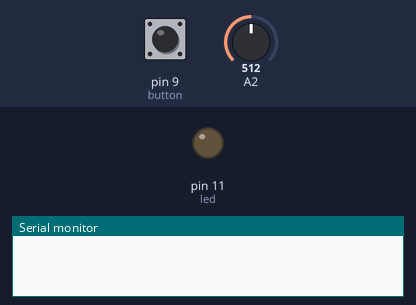
Bench run of a sketch on a simulated Arduino Uno, built with avr-gcc and run on an emulated ATmega328P. On the bench: output pins drawn as LEDs (lit = HIGH), the last lines printed to the serial monitor. Dashed ring = blinking. The inputs (shaded band) are chosen by the test bench; at power-on: pin 9 (button) LOW, A2 = 512.

Above: at 1.2 s.
1.3 s: pin 9 (button) pulled HIGH for 1 s
At 2.4 s:
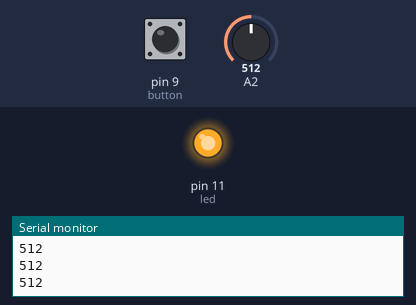
3.8 s: pin 9 (button) pulled HIGH for 0.15 s
At 4.8 s:
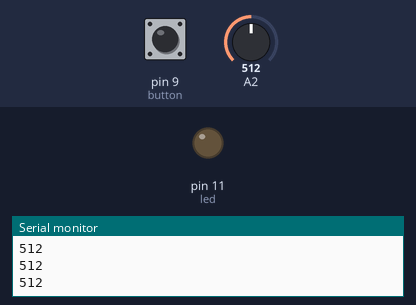
5.4 s: pin 9 (button) pulled HIGH for 3.2 s
At 5.5 s:
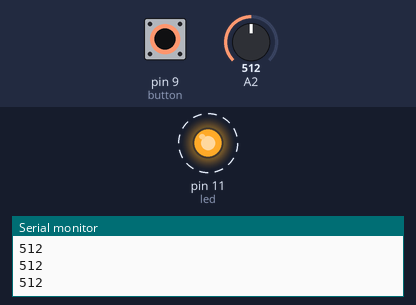
Timing chart, 0 to 9.9 s (numbered marks = the images above; inputs shaded):
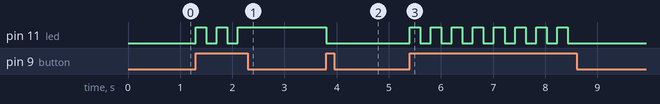

Measured:
- after the input at 1.3 s, pin 11 (led): alternates HIGH for 0.20 s and LOW for 0.20 s, 5 changes in all, then stays HIGH, starting at once
- after the input at 3.8 s, pin 11 (led): HIGH → LOW at once
- after the input at 5.4 s, pin 11 (led): alternates HIGH for 0.20 s and LOW for 0.20 s, 16 changes in all, then stays LOW, starting at once

The sketch:

remoteCommunication.ino
```cpp
//Wiring code generated from an ArduinoML model
// Application name: foo

long debounce = 200;
bool startTimer = false;
long startTime; // Used for temporal transitions
enum STATE {on, off};

STATE currentState = off;

bool buttonBounceGuard = false;
long buttonLastDebounceTime = 0;


bool thermicSensorBounceGuard = false;
long thermicSensorLastDebounceTime = 0;


	void setup(){
        Serial.begin(9600);
		pinMode(9, INPUT); // button [Sensor]
		pinMode(10, INPUT); // thermicSensor [Sensor]
		pinMode(11, OUTPUT); // led [Actuator]
	}
	void loop() {
              char incomingChar = Serial.read(); // Read the incoming character

			switch(currentState){

				case on:
					digitalWrite(11,HIGH);
                    Serial.println(analogRead(10));

                    if (startTimer == false) {
                      startTime = millis();
                      startTimer = true;
                    }

					buttonBounceGuard = static_cast<long>(millis() - buttonLastDebounceTime) > debounce;
					if ( digitalRead(9) == HIGH && buttonBounceGuard ) {
						buttonLastDebounceTime = millis();
						currentState = off;
                        startTimer = false;
					}


				    break;

				case off:
					digitalWrite(11,LOW);
                    if (startTimer == false) {
                      startTime = millis();
                      startTimer = true;
                    }

					buttonBounceGuard = static_cast<long>(millis() - buttonLastDebounceTime) > debounce;
					if ( ( ( digitalRead(9) == HIGH && buttonBounceGuard ) || ( incomingChar == 'A' ) ) ) {
						buttonLastDebounceTime = millis();
						currentState = on;
                        startTimer = false;
					}


				    break;

		}
	}
```
